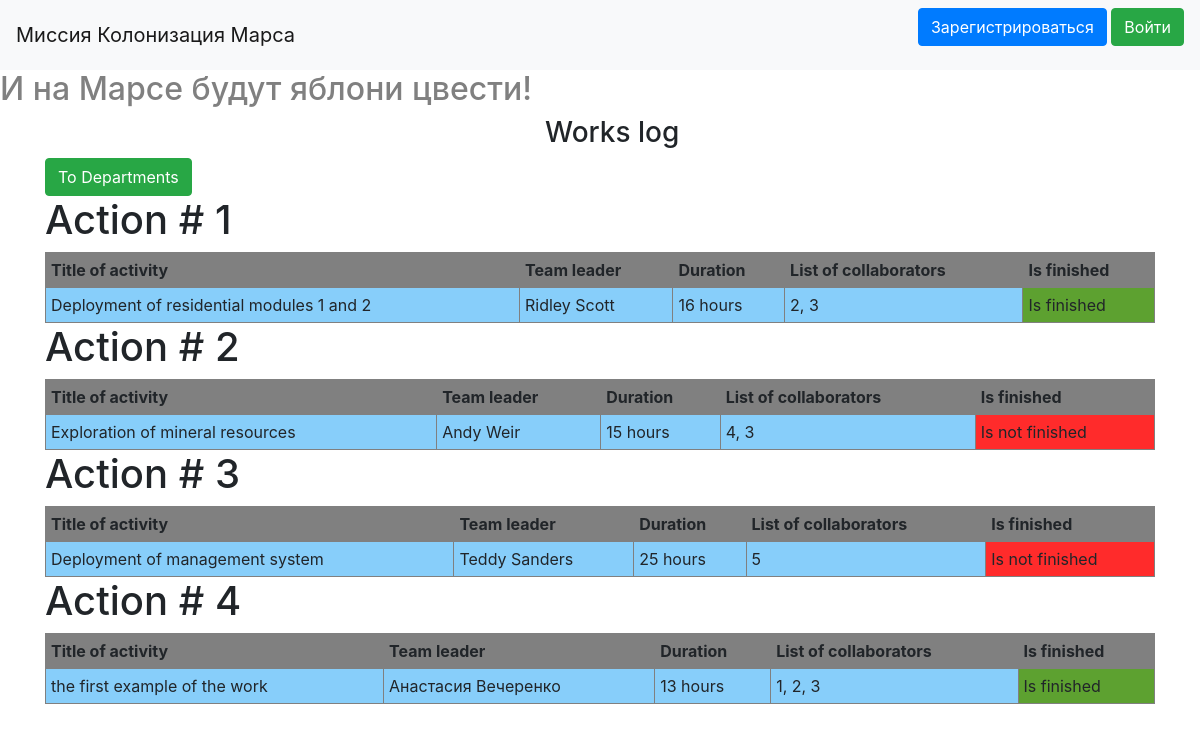
The page / on the database its author committed.
### data/jobs.py (models this page shows)
class Jobs(SqlAlchemyBase):
    __tablename__ = 'jobs'
    id = sqlalchemy.Column(sqlalchemy.Integer,
                           primary_key=True, autoincrement=True)
    team_leader = sqlalchemy.Column(sqlalchemy.Integer,
                                    sqlalchemy.ForeignKey("users.id"))
    user = orm.relation('User')
    job = sqlalchemy.Column(sqlalchemy.String, nullable=True)
    work_size = sqlalchemy.Column(sqlalchemy.Integer, nullable=True)
    collaborators = sqlalchemy.Column(sqlalchemy.String, nullable=True)
    start_date = sqlalchemy.Column(sqlalchemy.DateTime,
                                   default=datetime.datetime.now)
    end_date = sqlalchemy.Column(sqlalchemy.DateTime, nullable=True)
    is_finished = sqlalchemy.Column(sqlalchemy.Boolean, default=True)

### main.py (the view)
@app.route('/')
def table():
    global_init("db/mars_explorer.db")
    db_sess = create_session()
    list_jobs = []
    for job in db_sess.query(Jobs).all():
        list_jobs.append({'id': job.id, 'title': job.job, 'leader': f'{job.user.name} {job.user.surname}',
                          'duration': job.work_size, 'list': job.collaborators, 'finish': job.is_finished,
                          'team_leader': job.team_leader})
    return render_template('table.html', data=list_jobs)

### data/db_session.py (called while the page is built, shortened)
def global_init(db_file):
    global __factory
    if __factory:
        return

def create_session() -> Session:
    global __factory
    return __factory()

### templates/table.html (shortened to what this page needs)
{% extends "base.html" %}
{% block content %}
<h3>Works log</h3>
<a class="btn btn-success " href="/departments">To Departments</a>
{% for item in data %}
    <h1>Action # {{item['id']}}</h1>
    <table border="1" width="100%" cellpadding="5">
        <tr>
            <th bgcolor="#808080">Title of activity</th>
            <th bgcolor="#808080">Team leader</th>
            <th bgcolor="#808080">Duration</th>
            <th bgcolor="#808080">List of collaborators</th>
            <th bgcolor="#808080">Is finished</th>
        </tr>
        <tr>
            <td bgcolor="#87cefa">{{item['title']}}</td>
            <td bgcolor="#87cefa">{{item['leader']}}</td>
            <td bgcolor="#87cefa">{{item['duration']}} hours</td>
            <td bgcolor="#87cefa">{{item['list']}}</td>
            {% if item['finish'] == False %}
                <td bgcolor="#ff2b2b">Is not finished</td>
            {% else %}
                <td bgcolor="#5da130">Is finished</td>
            {% endif %}
        </tr>
    </table>
{% endfor %}
{% endblock %}

### templates/base.html (style rules this page uses)
h3 { margin-left:500px; }

### rows shown on the page
Jobs: id "1", title "Deployment of residential modules 1 and 2", leader "Ridley Scott", duration "16", list "2, 3", shows "Is finished"
Jobs: id "2", title "Exploration of mineral resources", leader "Andy Weir", duration "15", list "4, 3", shows "Is not finished"
Jobs: id "3", title "Deployment of management system", leader "Teddy Sanders", duration "25", list "5", shows "Is not finished"
Jobs: id "4", title "the first example of the work", leader "Анастасия Вечеренко", duration "13", list "1, 2, 3", shows "Is finished"
